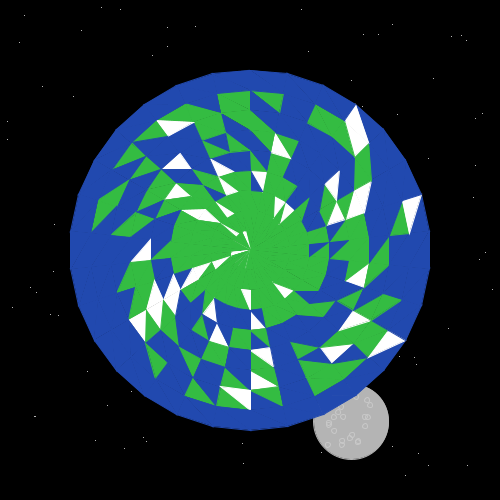
Frame 1 (no input)
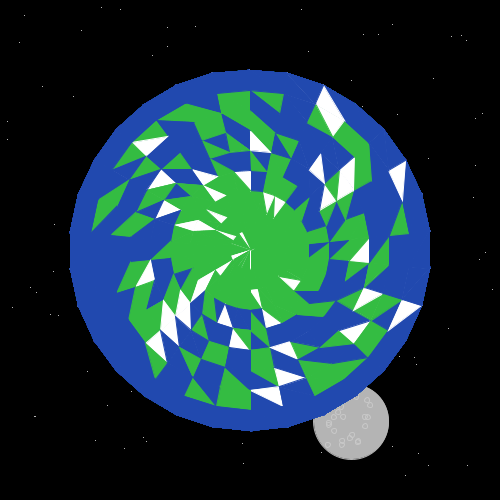
Frame 60 (the mouse pressed at the canvas centre just before this capture)
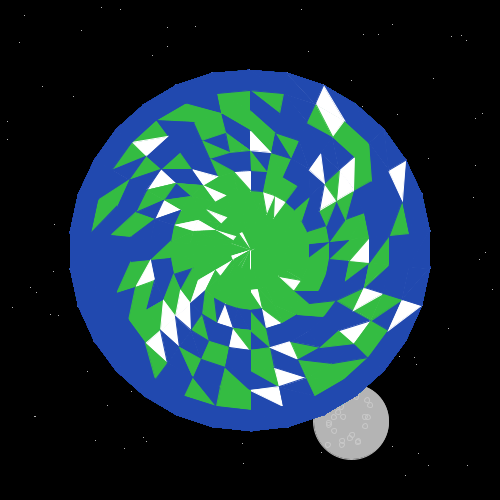
Frame 120 (the mouse held since frame 60 and released just before this capture)

The Processing sketch that drew these frames (run headless with seeded random() and noise(); from frame 60 on, the mouse is pressed at the canvas centre):

// Processing sketch: sketch_01_its_a_small_world
// ── sketch_01_its_a_small_world.pde
// What's the center of the canvas?
int center = 250;

// Declare a bunch of variables.
boolean complete = false;
float[][][] points = new float[10][30][5];
float[][][][] hard_stuff = new float[10][30][2][3];
float[][][] fluffy_stuff = new float[10][30][2];
float[] fluffy_one = new float[2];
float[] white = new float[3];

void setup() {
  // setup the blank, black canvas
  size(500,500);
  background(0);

  // draw a bunch of random white dots
  strokeWeight(1);
  stroke(255);
  for (int j = 0; j < 100; j = j+1) {
    point(random(500),random(500));
  };

  // draw a random really big dot  
  stroke(180);
  fill(180);
  boolean stuck_in_the_middle = true;
  float secondaryx = 0;
  float secondaryy = 0;
  // Try to ensure big circle a is visible and not completely 
  // behind big circle b. The right way to do this would be radius
  // but it's 1:10pm on Thursday. This usually works.
  while (stuck_in_the_middle) {
    secondaryx = random(400) + 50;
    secondaryy = random(400) + 50;
    if ((secondaryx <= 175 || secondaryx >= 325) && (secondaryy <= 175 || secondaryy >= 325)) {
        stuck_in_the_middle = false;
    };
  };
  ellipse(secondaryx, secondaryy, 75, 75);

  // draw some random grey circles on the big dot  
  stroke(200);
  // This last 0 sets the opacity of the fill to 0, so
  // it's transparent.
  fill(0,0,0,0);
  for (int j = 0; j < 20; j = j+1) {
    ellipse(secondaryx-25+random(50),secondaryy-25+random(50), 5, 5);
    //point();
  };
  
  white[0] = 255;
  white[1] = 255;
  white[2] = 255;

};

void draw() {

  float[] rgb = new float[3];
  // Only do this once.
  if (complete != true) {
    // This loop creates a matrix of x's and y's of points that form concentric
    // circles outwards from the center of the canvas. It populates the points
    // 2 dimensional array with row, column, and the x and y coordinate of the point.
    // It would be interesting to experiment with rows of different column widths
    // for more consistently sized triangles, but that's a problem for another day.
    int a = 0;
    int numPoints=30;
    for (int j = 0; j < 200; j = j+20) {
      // Math borrowed from https://processing.org/discourse/beta/num_1207766233.html
      float angle=TWO_PI/(float)numPoints;
      for(int i = 0; i < numPoints; i++) {
        point(center+(j*sin(angle*i)),center+(j*cos(angle*i)));
        points[a][i][0] = center+(j*sin(angle*i));
        points[a][i][1] = center+(j*cos(angle*i));
      }
      a++;
    };

    // Now that we have our points array, calculate some colors.
    for (int i = 0; i < points.length; i++) {
      for (int j = 0; j < points[i].length; j++) {
        // Do we have a row after this one?
        if (i+2 <= points.length) {
          // Are we at the end of the column (and need to loop back to 0)?
          if (j+1 <= points[i+1].length) {
            // Set a color based on where we are in the array.
            // Each column is made up of two triangles, so we need
            // two entries for each column.
            rgb = blueorgreen(i, j);
            hard_stuff[i][j][0] = rgb;
            rgb = blueorgreen(i, j);
            hard_stuff[i][j][1] = rgb;
            // Should we put some fluffy stuff here?
            fluffy_stuff[i][j][0] = fluffy_or_not(i, j);
            fluffy_stuff[i][j][1] = fluffy_or_not(i, j);
          };
        };
      };
    };
    // Only do the preceeding calculations once.
    complete = true;
  };
  
  if (true) {
    // Now that we have our points array, start drawing triangles.
    for (int i = 0; i < points.length; i++) {
      for (int j = 0; j < points[i].length; j++) {
        // Do we have a row after this one?
        if (i+2 <= points.length) {
          // Are we at the end of the column (and need to loop back to 0)?\
          // I should definitely DRY this up, but it's late, and it works.
          if (j+2 <= points[i+1].length) {
            // Set a color based on where we are in the array.
            if (fluffy_stuff[i][j][0] == 1) {
              rgb = white;
            } else {
              rgb = hard_stuff[i][j][0];
            };
            fill(rgb[0], rgb[1], rgb[2]);
            stroke(rgb[0], rgb[1], rgb[2]);
            // Draw a triangle for half of the box, diagonal sandwich style.
            triangle(points[i][j][0], points[i][j][1],
                 points[i+1][j][0], points[i+1][j][1], 
                 points[i+1][j+1][0], points[i+1][j+1][1]);                 
            if (fluffy_stuff[i][j][1] == 1) {
              rgb = white;
            } else {
              rgb = hard_stuff[i][j][1];
            };
            fill(rgb[0], rgb[1], rgb[2]);
            stroke(rgb[0], rgb[1], rgb[2]);
            // Other half of the sandwich.
            triangle(points[i][j][0], points[i][j][1],
                 points[i+1][j+1][0], points[i+1][j+1][1],
                 points[i][j+1][0], points[i][j+1][1]);
            
          } else {
            // Do the draw again for the last-row
            // edge cases.
            if (fluffy_stuff[i][j][0] == 1) {
              rgb = white;
            } else {
              rgb = hard_stuff[i][j][0];
            };
            fill(rgb[0], rgb[1], rgb[2]);
            stroke(rgb[0], rgb[1], rgb[2]);
            triangle(points[i][j][0], points[i][j][1],
                 points[i+1][j][0], points[i+1][j][1], 
                 points[i+1][0][0], points[i+1][0][1]);                 
            if (fluffy_stuff[i][j][1] == 1) {
              rgb = white;
            } else {
              rgb = hard_stuff[i][j][1];
            };
            fill(rgb[0], rgb[1], rgb[2]);
            stroke(rgb[0], rgb[1], rgb[2]);
            triangle(points[i][j][0], points[i][j][1],
                 points[i+1][0][0], points[i+1][0][1],
                 points[i][0][0], points[i][0][1]);                 
          };
        };
      };
    };
  
  };
  
  // Move our white stuff around the circle and the end of our loop.
  int last = 0;
  for (int i = 0; i < fluffy_stuff.length; i++) {
    // The stuff at the front of the array gets moved to the end.
    fluffy_one = fluffy_stuff[i][0];
    for (int j = 1; j < fluffy_stuff[i].length; j++) {
      fluffy_stuff[i][j-1] = fluffy_stuff[i][j];
      last = j;
    };
    fluffy_stuff[i][last] = fluffy_one;
  };
  // Sleep for a while.
  delay(250);
};

float fluffy_or_not(int x, int y) {
   // Part of the time, draw a white triangle.
   if (int(random(10)) > 8) {
     return 1;
   };
   return 0;
};

// Decide if we want blue or green on this triangle.
float[] blueorgreen(int x, int y) {
   float[] rgb = new float[3];
   if (x <= 2 || (x <= 7 && int(random(x)) < 2)) {
     // If it's in the middle, or with decreasingly probably, up
     // to the 8th row, draw green.
     rgb[0] = 52;
     rgb[1] = 188;
     rgb[2] = 66;
   } else {
     // Otherwise, draw blue.
     rgb[0] = 33;
     rgb[1] = 73;
     rgb[2] = 175;
   };
   return(rgb);
};
